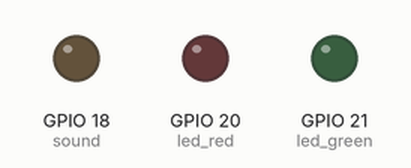
A program run on a simulated Raspberry Pi (BCM pin numbers). Parts: output pins drawn as LEDs (lit = HIGH). What the program prints to the terminal is not drawn.

Above: at 0.1 s.
At 2.1 s:
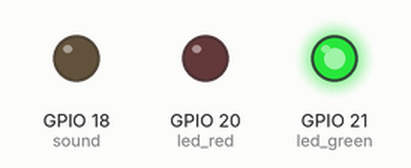
Timing chart, 0 to 3.6 s (numbered marks = the images above):
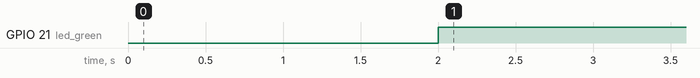

The program:

main.py
```python
import RPi.GPIO as GPIO
import time

GPIO. setmode(GPIO.BCM)
GPIO.setwarnings(False)

# GPIO pin 번호 설정
sensor=17
sound=18
led_red=20
led_green=21

# GPIO포트 세팅
GPIO.setup(sensor, GPIO.IN)
GPIO.setup(sound, GPIO.OUT)
GPIO.setup(led_red, GPIO.OUT)
GPIO.setup(led_green, GPIO.OUT)

# PWM 객체 생성
p = GPIO.PWM(sound, 1000)

# 부저 메소드
def paly_sound():
    p.start(0)
    p.ChangeFrequency(550) #주파수 50hz 기본으로 하면 시끄러워서 50으로 지정, 기존 390,195,550 조정해보기
    p.ChangeDutyCycle(10)
    time.sleep(0.5)
    p.ChangeDutyCycle(0)
    time.sleep(0.2)
    p.stop()

print("sensor operating~")
time.sleep(2)
#센서 동작 라인
try:
    while True:
        if GPIO.input(sensor)==1:
            GPIO.output(led_red, 1)
            GPIO.output(led_green, 0)
            paly_sound()
            print("motion detect")
            #time.sleep(0.5)
        elif GPIO.input(sensor)==0:
            GPIO.output(led_red, 0)
            GPIO.output(led_green, 1)
            time.sleep(0.5)
except KeyboardInterrupt:
    print("stop")
    GPIO.cleanup()

    
```

Measured:
- by itself, GPIO 21 (led_green): LOW → HIGH at 2.0 s
